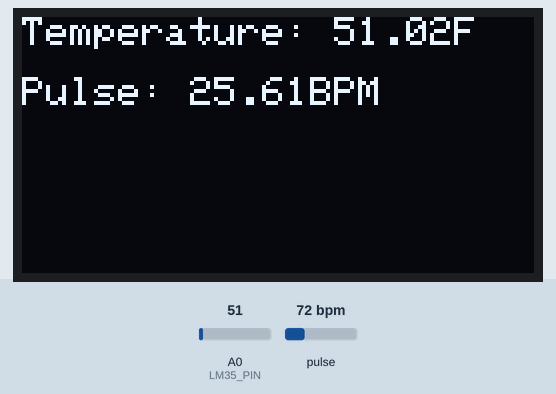
Simulated run of this sketch. Board: Arduino Uno, built with avr-gcc and run on an emulated ATmega328P. Parts: 128×64 one-colour display. Inputs (shaded band) come from the test bench; at power-on: pulse 72 bpm, A0 (LM35_PIN) = 51. No radio packets arrive unless stated; what the sketch prints to the serial monitor is not drawn.

Above: at 1.2 s.
1.3 s: pulse set to 42 bpm
At 3.7 s:
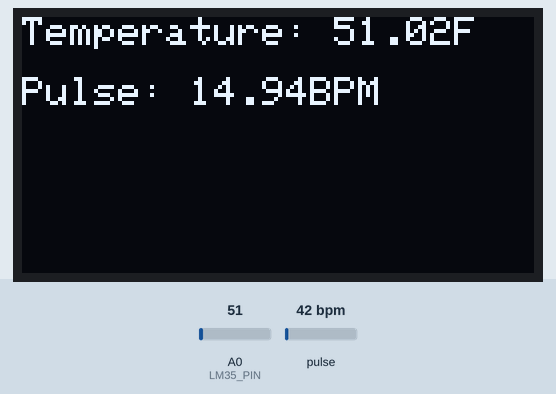
4.1 s: A0 (LM35_PIN) set to 61
6.9 s: pulse set to 70 bpm
At 8.8 s:
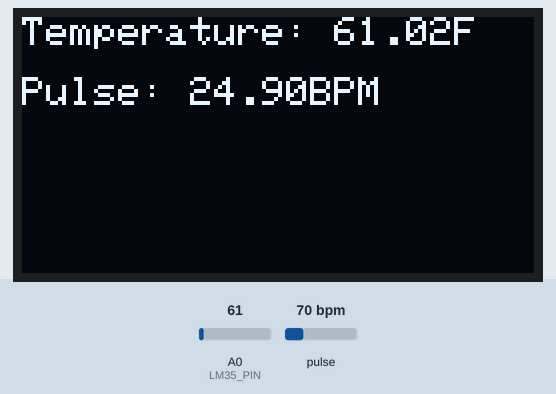
10.0 s: A0 (LM35_PIN) set to 71
At 11.4 s:
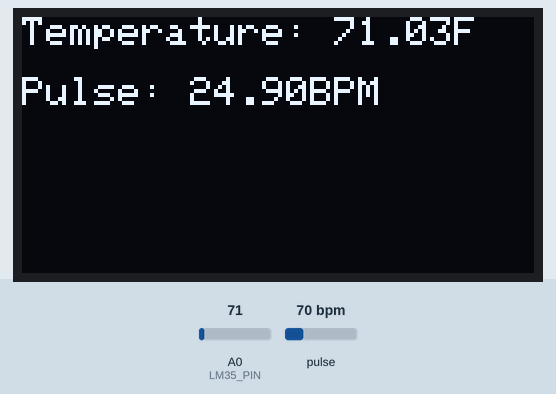
12.8 s: pulse set to 100 bpm
At 15.2 s:
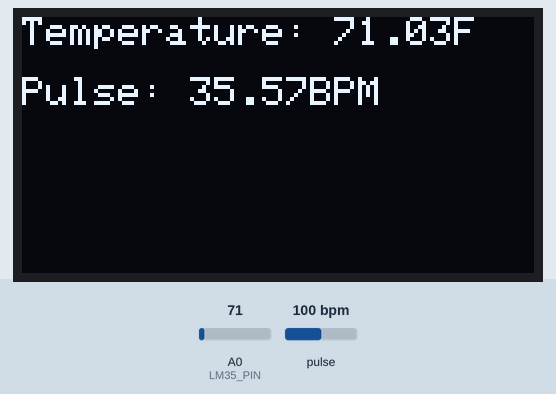
16.3 s: A0 (LM35_PIN) set to 86
At 17.7 s:
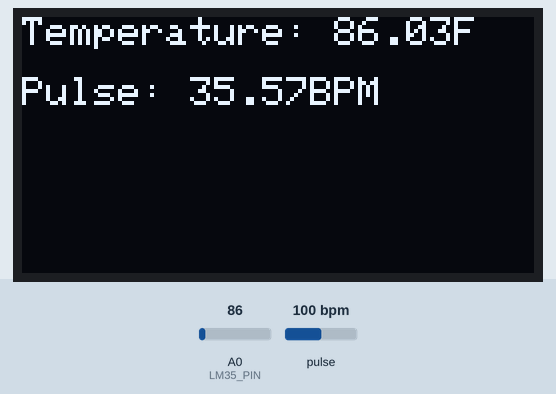
Timing chart, 0 to 19.3 s (numbered marks = the images above; inputs shaded):
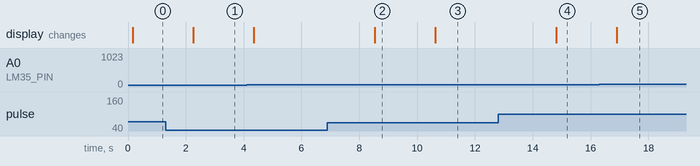

Measured:
- after the input at 1.3 s, the display: changes after 0.96 s (image 1)
- after the input at 6.9 s, the display: changes after 1.6 s (image 2)
- after the input at 10.0 s, the display: changes after 0.63 s (image 3)
- after the input at 12.8 s, the display: changes after 2.0 s (image 4)
- after the input at 16.3 s, the display: changes after 0.61 s (image 5)

The sketch:

Sender.ino
```cpp
#define USE_ARDUINO_INTERRUPTS true
#include <PulseSensorPlayground.h>
#include <Adafruit_GFX.h>
#include <Adafruit_SSD1306.h>
#include <LoRa.h>

#define SS 10
#define RST 9
#define DIO0 2
#define OLED_RESET 4
Adafruit_SSD1306 display(OLED_RESET);
const int LM35_PIN = A0;
const int PulseWire = A1;
int Threshold = 550;
PulseSensorPlayground pulseSensor;
void setup() {
  Serial.begin(9600);
  pulseSensor.analogInput(PulseWire);
  pulseSensor.setThreshold(Threshold);
  pulseSensor.begin();
  display.begin(SSD1306_SWITCHCAPVCC, 0x3C);
  display.clearDisplay();
  display.display();
  LoRa.setPins(SS, RST, DIO0);
  if (!LoRa.begin(433E6)) {
    Serial.println("LoRa Error");
  }
}

void loop() {
  int lm35Value = analogRead(LM35_PIN);
  float temperatureF = (lm35Value * 0.00488) * 205.0;
  if (temperatureF >= 0 && temperatureF <= 99) {
    Serial.print("Temperature: ");
    Serial.print(temperatureF);
    Serial.println("F");
    float myBPM = pulseSensor.getBeatsPerMinute();
    Serial.print("BPM: ");
    Serial.println(myBPM/2.811);
    String Message = "Temperature: " + String(temperatureF)+" F\n"+"Pulse: "+String(myBPM/2.811)+" BPM";
    LoRa.beginPacket();
    LoRa.print(Message);
    LoRa.endPacket();
    display.clearDisplay();
    display.setTextSize(1);
    display.setTextColor(SSD1306_WHITE);
    display.setCursor(0,0);
    display.print("Temperature: ");
    display.print(temperatureF);
    display.print("F");
    display.setCursor(0,15);
    display.print("Pulse: ");
    display.print(myBPM/2.811);
    display.print("BPM");
    display.display();
    }
  delay(2000);
}
```
